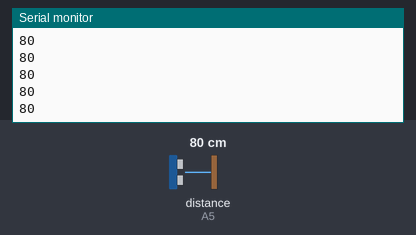
Simulated run of this sketch. Board: Arduino Uno, built with avr-gcc and run on an emulated ATmega328P. Parts: the last lines printed to the serial monitor. The inputs (shaded band) are chosen by the test bench; at power-on: distance to the obstacle (sensor on A5) 80 cm.

Above: at 1.2 s.
1.3 s: distance to the obstacle (sensor on A5) set to 2 cm
At 1.42 s:
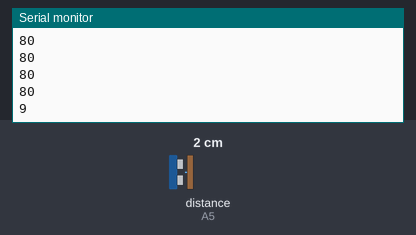
2.8 s: distance to the obstacle (sensor on A5) set to 18 cm
At 2.82 s:
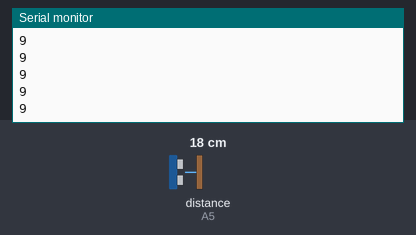
Timing chart, 0 to 5.8 s (numbered marks = the images above; inputs shaded):
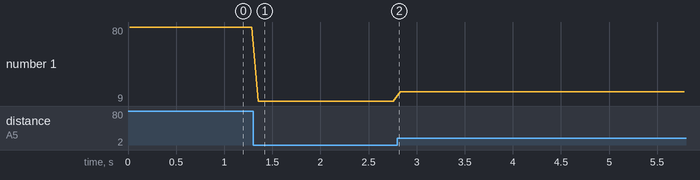

Measured:
- after the input at 1.3 s, the serial monitor: prints a new line after 0.06 s (image 1)
- plotted number 1: 80 → 9 after the input at 1.3 s, 9 → 18 after the input at 2.8 s

The sketch:

sharpir.ino
```cpp
/*
 * getDistance
 *
 * Example of using SharpIR library to calculate the distance beetween the sensor and an obstacle
 *
 * Created by Giuseppe Masino, 15 June 2016
 *
 * -----------------------------------------------------------------------------------
 *
 * Things that you need:
 * - Arduino
 * - A Sharp IR Sensor
 *
 *
 * The circuit:
 * - Arduino 5V -> Sensor's pin 1 (Vcc)
 * - Arduino GND -> Sensor's pin 2 (GND)
 * - Arduino pin A0 -> Sensor's pin 3 (Output)
 *
 *
 * See the Sharp sensor datasheet for the pin reference, the pin configuration is the same for all models.
 * There is the datasheet for the model GP2Y0A41SK0F:
 *
 * http://www.robotstore.it/open2b/var/product-files/78.pdf
 *
 */

//import the library in the sketch
#include <SharpIR.h>

//Create a new instance of the library
//Call the sensor "sensor"
//The model of the sensor is "GP2YA41SK0F"
//The sensor output pin is attached to the pin A0
SharpIR sensor( SharpIR::GP2Y0A21YK0F, A5 );

void setup()
{
  Serial.begin( 9600 ); //Enable the serial comunication
}

void loop()
{
  int distance = sensor.getDistance(); //Calculate the distance in centimeters and store the value in a variable

  Serial.println( distance ); //Print the value to the serial monitor
  delay(50);
}
```
